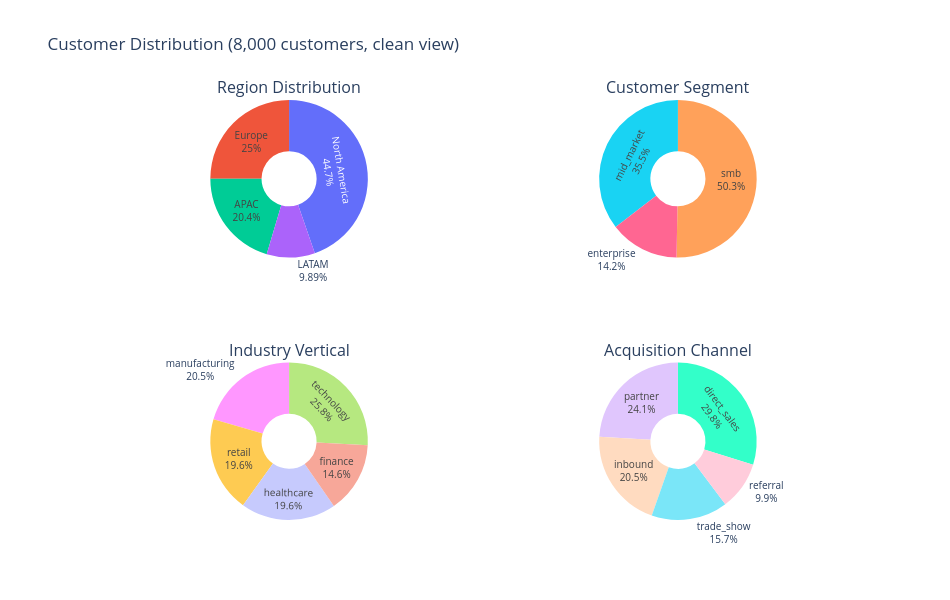

The notebook cell this image was saved under:
### Markdown cell above
## 2. Customer Base — Who Are Otacon's Customers?

### Code cell
# ── Customer distribution: 4-panel breakdown ──
cust = q("SELECT * FROM v_customers_clean")

fig = make_subplots(rows=2, cols=2,
    subplot_titles=("Region Distribution", "Customer Segment",
                    "Industry Vertical", "Acquisition Channel"),
    specs=[[{"type": "domain"}, {"type": "domain"}],
           [{"type": "domain"}, {"type": "domain"}]])

for i, col in enumerate(["region", "segment", "industry", "acquisition_channel"]):
    counts = cust[col].value_counts()
    row, c = divmod(i, 2)
    fig.add_trace(go.Pie(labels=counts.index, values=counts.values,
                         textinfo="label+percent", hole=0.35,
                         textfont_size=10),
                  row=row+1, col=c+1)

fig.update_layout(height=600, width=950,
                  title_text="Customer Distribution (8,000 customers, clean view)",
                  showlegend=False)
fig.show()

# Print the actual numbers
print("\nSegment breakdown:")
for seg, count in cust.segment.value_counts().items():
    print(f"  {seg}: {count:,} ({count/len(cust)*100:.0f}%)")

### Figure 1 — Plotly figure (JSON) as saved in the notebook; plotly's stock layout.template omitted (floating-point values rounded to 4 significant figures)
{"data": [{"domain": {"x": [0, 0.45], "y": [0.625, 1]}, "hole": 0.35, "labels": ["North America", "Europe", "APAC", "LATAM"], "textfont": {"size": 10}, "textinfo": "label+percent", "type": "pie", "values": [3576, 2000, 1633, 791]}, {"domain": {"x": [0.55, 1], "y": [0.625, 1]}, "hole": 0.35, "labels": ["smb", "mid_market", "enterprise"], "textfont": {"size": 10}, "textinfo": "label+percent", "type": "pie", "values": [4022, 2839, 1139]}, {"domain": {"x": [0, 0.45], "y": [0, 0.375]}, "hole": 0.35, "labels": ["technology", "manufacturing", "retail", "healthcare", "finance"], "textfont": {"size": 10}, "textinfo": "label+percent", "type": "pie", "values": [2063, 1639, 1566, 1566, 1166]}, {"domain": {"x": [0.55, 1], "y": [0, 0.375]}, "hole": 0.35, "labels": ["direct_sales", "partner", "inbound", "trade_show", "referral"], "textfont": {"size": 10}, "textinfo": "label+percent", "type": "pie", "values": [2386, 1926, 1643, 1253, 792]}], "layout": {"annotations": [{"font": {"size": 16}, "showarrow": false, "text": "Region Distribution", "x": 0.225, "xanchor": "center", "xref": "paper", "y": 1, "yanchor": "bottom", "yref": "paper"}, {"font": {"size": 16}, "showarrow": false, "text": "Customer Segment", "x": 0.775, "xanchor": "center", "xref": "paper", "y": 1, "yanchor": "bottom", "yref": "paper"}, {"font": {"size": 16}, "showarrow": false, "text": "Industry Vertical", "x": 0.225, "xanchor": "center", "xref": "paper", "y": 0.375, "yanchor": "bottom", "yref": "paper"}, {"font": {"size": 16}, "showarrow": false, "text": "Acquisition Channel", "x": 0.775, "xanchor": "center", "xref": "paper", "y": 0.375, "yanchor": "bottom", "yref": "paper"}], "height": 600, "showlegend": false, "title": {"text": "Customer Distribution (8,000 customers, clean view)"}, "width": 950}}
